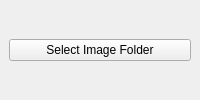
<ui version="4.0">
    <class>MainWindow</class>
    <widget class="QMainWindow" name="MainWindow">
        <property name="windowTitle">
            <string>MainWindow</string>
        </property>
        <widget class="QWidget" name="centralwidget">
            <layout class="QVBoxLayout" name="verticalLayout">
                <item>
                    <widget class="QPushButton" name="pushButton_ImageFolder">
                        <property name="text">
                            <string>Select Image Folder</string>
                        </property>
                    </widget>
                </item>
            </layout>
        </widget>
    </widget>
    <resources/>
    <connections/>
</ui>
